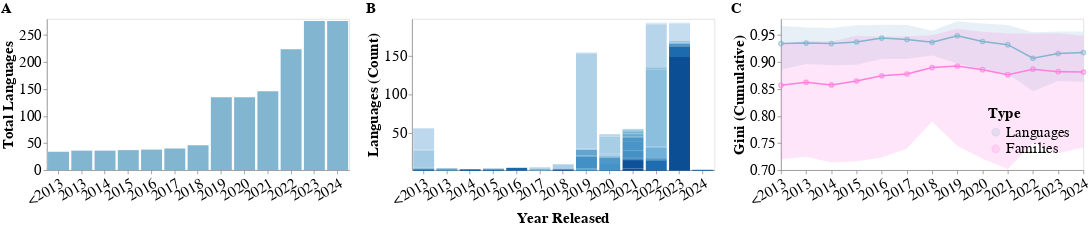

The code cell stored with this chart in its notebook:
### Code cell
chart_langcombined = alt.hconcat(
    chart_langcount.properties(
        width=400,
        height=200,
        title="A"
    ),
    chart_multilingualdatasets.properties(
        width=400,
        height=200,
        title="B"
    ),
    (chart_cislangf + chart_meanlangf + chart_meanpointslangf).properties(
        width=400,
        height=200,
        title="C"
    ),
    padding=0
).configure_axis(
    labelFontSize=FONT_SIZE,
    titleFontSize=FONT_SIZE,
    grid=False
).configure_legend(
    labelFontSize=FONT_SIZE,
    titleFontSize=FONT_SIZE,
    orient="bottom-right",
    labelLimit=MAX_LABELLIMIT
).configure_header(
    titleFontSize=FONT_SIZE,
    labelFontSize=FONT_SIZE
).configure_title(
    fontSize=FONT_SIZE,
    anchor="start"
).resolve_scale(
    x="independent",
    y="independent",
    color="independent"
)

if PLOT_TOFILE:
    chart_langcombined.save(
        os.path.join(PLOT_DIR, "speech_languages-yearscombinedgini.pdf"),
        ppi=PLOT_PPI
    )

chart_langcombined
